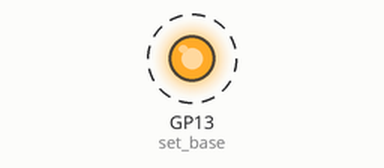
Recording of a program running on a simulated Raspberry Pi Pico running MicroPython. Shown: output pins drawn as LEDs (lit = HIGH). Dashed ring = blinking. At 60.0 s the program stops and its outputs stay as they are.

Above: at 0.5 s.
Timing chart, 0 to 4.6 s (numbered marks = the images above):
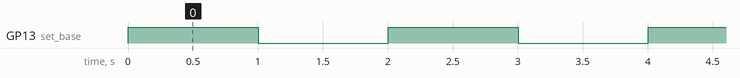

The program:

main.py
```python
# PIO Experiments
# Shivam Sharma
# 25/07/2021

from machine import Pin
import rp2
import time

@rp2.asm_pio(set_init=rp2.PIO.OUT_LOW)
def blink():
    set(pins, 1)
    set(x, 63)              [15]
    label('stay-high')
    nop()                   [29]
    jmp(x_dec, 'stay-high')

    set(pins, 0)
    set(x, 63)              [15]
    label('stay-low')
    nop()                   [29]
    jmp(x_dec, 'stay-low')

sm = rp2.StateMachine(0, blink, freq=2000, set_base=Pin(13))


sm.active(1)
time.sleep(60)
sm.active(0)
```

Measured:
- by itself, GP13 (set_base): alternates HIGH for 1.0 s and LOW for 1.0 s, 60 changes in all, then stays LOW
